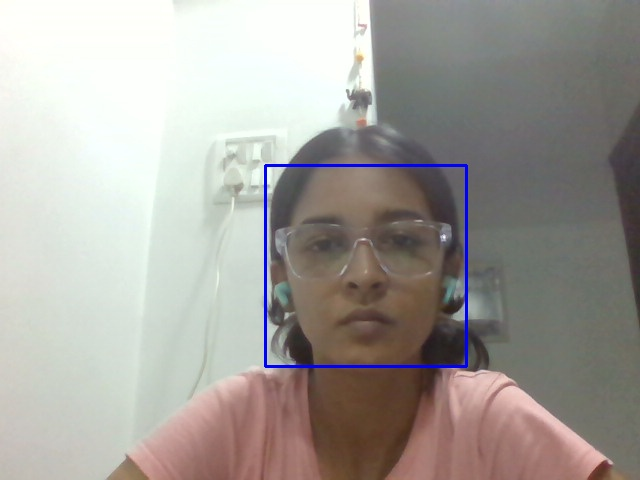
#> input picture data/test/62/Vaidehi_62_10.jpg, 640 x 480 px, found by its file name; its folder holds only this picture in this run
$ python accuracy.py
#> lines starting #> are read from the running program, lines starting #| are printed output that depends on the picture
import cv2
import os
import numpy as np
import pandas as pd
from sklearn.metrics import confusion_matrix

# Function to load images and labels from a directory
def load_images_from_folder(folder):
#> called with folder = 'C:/Mukul/Student Attendance/data/test'
    images = []
    labels = []
    label_map = {}
    for subdir in os.listdir(folder):
        subdir_path = os.path.join(folder, subdir)
        if os.path.isdir(subdir_path):
            roll_number = int(subdir)  # Assuming subdirectory names are roll numbers
            label_map[roll_number] = subdir
            for filename in os.listdir(subdir_path):
                img_path = os.path.join(subdir_path, filename)
                img = cv2.imread(img_path, cv2.IMREAD_GRAYSCALE)
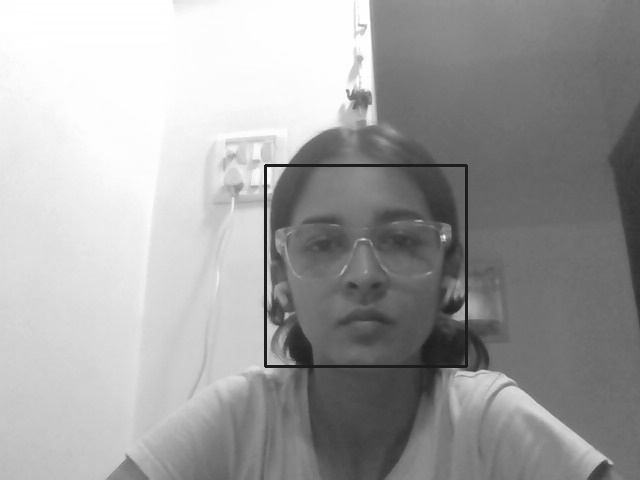
#> img: shape (480, 640); min 24, max 255, mean 161.1
                if img is not None:
                    images.append(img)
                    labels.append(roll_number)
#> pass 2 of the loop in load_images_from_folder, `for subdir in os.listdir(folder):`:
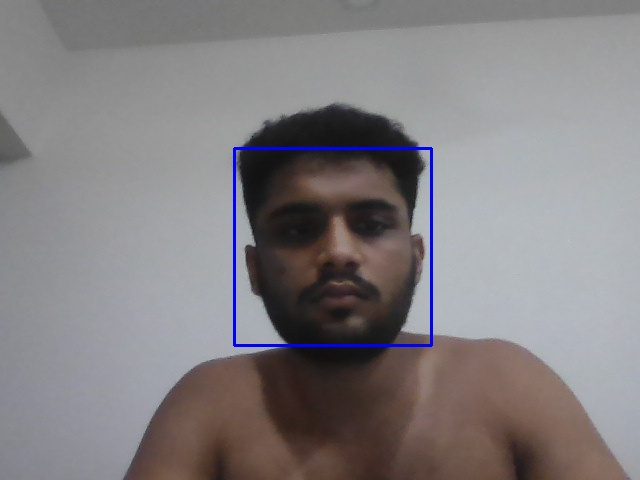
#> input picture data/test/78/Mukul_78_10.jpg, 640 x 480 px, found by its file name
#> in load_images_from_folder, `img = cv2.imread(img_path, cv2.IMREAD_GRAYSCALE)`:
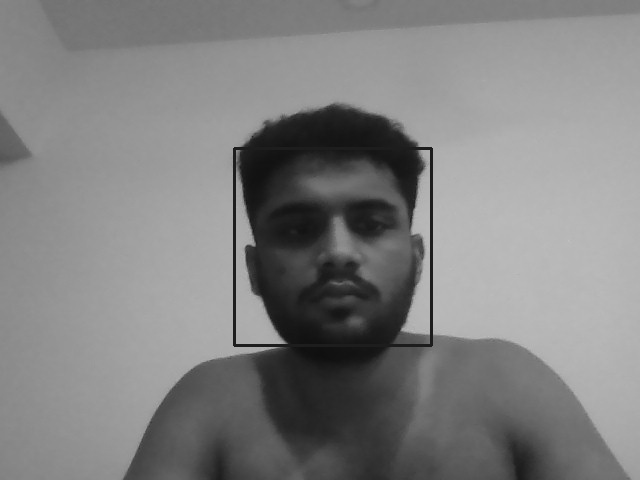
#> img: shape (480, 640); min 15, max 193, mean 128.9
    return images, labels, label_map

# Path to the test dataset
test_data_path = 'C:/Mukul/Student Attendance/data/test'

# Load test images and their corresponding labels
test_images, test_labels, label_map = load_images_from_folder(test_data_path)
#> test_images = 2 items; test_labels = [62, 78]; label_map = {62: '62', 78: '78'}

# Load the trained LBPH model
model = cv2.face.LBPHFaceRecognizer_create()
#> (the run stopped early here; a loop or call above may not have finished)
